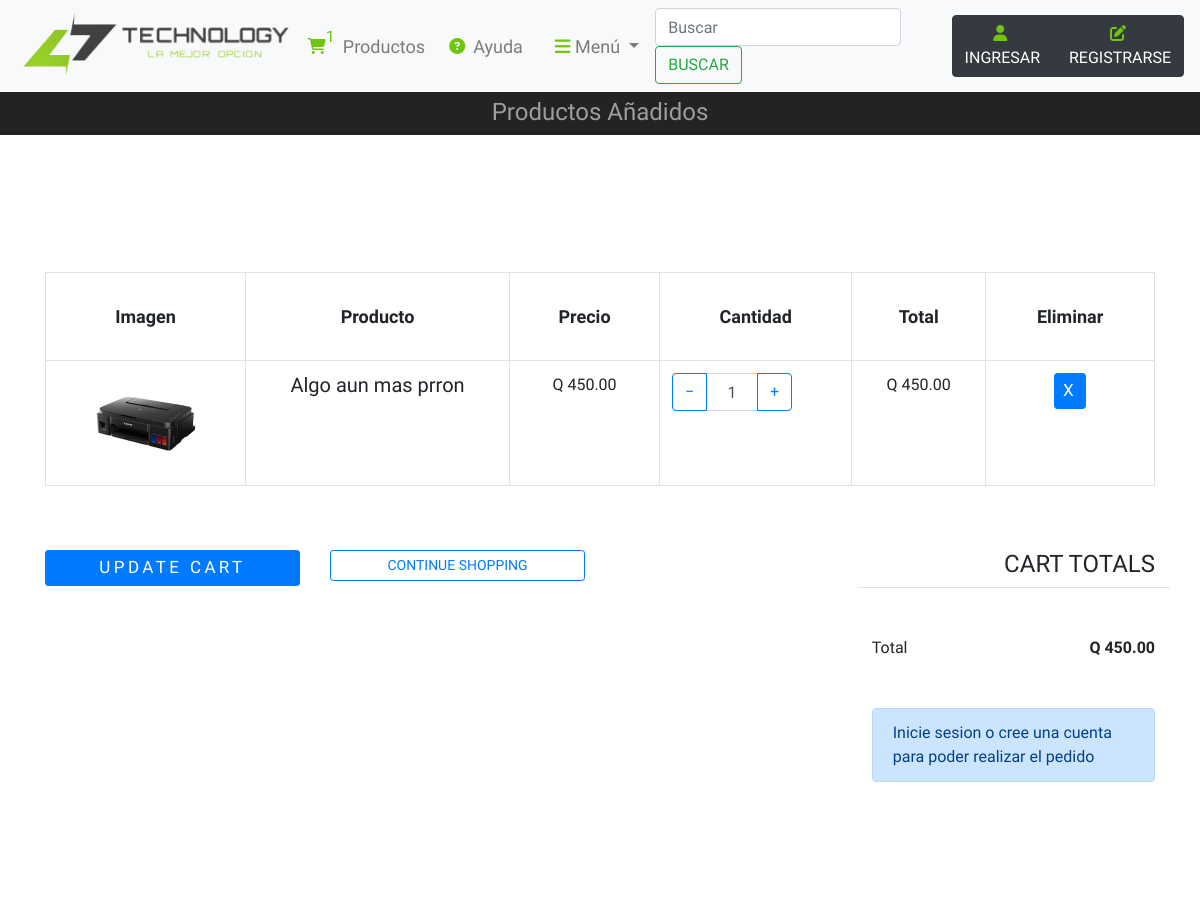
Screenshot of /carrito/carrito.php?id=54 with the database file from the repository.
### tables this page shows
CREATE TABLE `producto` (
  `id_producto` int(11) NOT NULL,
  `nombre_producto` varchar(30) DEFAULT NULL,
  `desc_producto` varchar(100) DEFAULT NULL,
  `stock_producto` int(11) DEFAULT NULL,
  `precio_producto` decimal(10,2) DEFAULT NULL,
  `imagen_producto` varchar(50) DEFAULT NULL,
  `categoria_producto` int(11) NOT NULL
);

### carrito/carrito.php (the view, shortened to what this page needs)
<?php
include("../sesion/conexion.php");
if (isset($_SESSION['carrito'])) {
  if (isset($_GET['id'])) {
    $arreglo = $_SESSION['carrito'];
    $encontro = false;
    $num = 0;
    for ($i = 0; $i < count($arreglo); $i++) {
      if ($arreglo[$i]['ID'] == $_GET['id']) {
        $encontro = true;
        $num = $i;
      }
    }
    if ($encontro == true) {
      $arreglo[$num]['CANTIDAD'] = $arreglo[$num]['CANTIDAD'] + 1;
      $_SESSION['carrito'] = $arreglo;
    } else {
      $nombre = "";
      $precio = "";
      $imagen = "";
      $res = $conex->query("select * from producto where id_producto=" . $_GET['id']) or die($conex->error);
      $fila = mysqli_fetch_row($res);
      $nombre = $fila['1'];
      $precio = $fila['4'];
      $imagen = $fila['5'];
      $arregloNew = array('ID' => $_GET['id'], 'NOMBRE' => $nombre, 'PRECIO' => $precio, 'IMG' => $imagen, 'CANTIDAD' => 1);
      array_push($arreglo, $arregloNew);
      $_SESSION['carrito'] = $arreglo;
    }
  }
} else {
  if (isset($_GET['id'])) {
    $res = $conex->query("select * from producto where id_producto=" . $_GET['id']) or die($conex->error);
  }
}
?>
<!DOCTYPE html>
<html lang="es">
<?php
include("../hf/head.php");
?>
<body>
  <?php
  include("../hf/header.php");
  ?>
  <div class="titulo justify-content-between">
    <div class="titulo_p">
      <h4>Productos Añadidos</h4>
    </div>
  </div>
  </section>
  </header>
  </div><br><br>
  <div class="container-fluid">
    <div class="site-wrap mt-5 mb-5">
      <div class="site-section">
        <div class="container">
          <div class="row mb-5">
            <form class="col-md-12" method="post">
              <div class="site-blocks-table">
                <table class="table table-bordered">
                  <thead>
                    <tr>
                      <th class="product-thumbnail">Imagen</th>
                      <th class="product-name">Producto</th>
                      <th class="product-price">Precio</th>
                      <th class="product-quantity">Cantidad</th>
                      <th class="product-total">Total</th>
                      <th class="product-remove">Eliminar</th>
                    </tr>
                  </thead>
                  <tbody>
                    <?php
                    $total = 0;
                    if (isset($_SESSION['carrito'])) {
                      $argcar = $_SESSION['carrito'];
                      for ($j = 0; $j < count($argcar); $j++) {
                        $total = $total + ($argcar[$j]['PRECIO'] * $argcar[$j]['CANTIDAD']);
                    ?>
                    <tr>
                      <td class="product-thumbnail">
                        <img src="/Tienda/archivos/img_productos/<?php echo $argcar[$j]['IMG'] ?>" alt="Image"
                          class="img-fluid text-center" width="100px">
                      </td>
                      <td class="product-name">
                        <h2 class="h5 text-black">
                          <?php echo $argcar[$j]['NOMBRE'] ?>
                        </h2>
                      </td>
                      <td>Q
                        <?php echo number_format($argcar[$j]['PRECIO'], 2); ?>
                      </td>
                      <td>
                        <div class="input-group mb-3" style="max-width: 120px;">
                          <div class="input-group-prepend">
                            <button class="btn btn-outline-primary js-btn-minus btnAumentar"
                              type="button">&minus;</button>
                          </div>
                          <input type="text" class="form-control text-center txtCantidad"
                            data-precio="<?php echo $argcar[$j]['PRECIO'] ?>" data-id="<?php echo $argcar[$j]['ID'] ?>"
                            value="<?php echo $argcar[$j]['CANTIDAD'] ?>" placeholder=""
                            aria-label="Example text with button addon" aria-describedby="button-addon1">
                          <div class="input-group-append">
                            <button class="btn btn-outline-primary js-btn-plus btnAumentar"
                              type="button">&plus;</button>
                          </div>
                        </div>
                      </td>
                      <td class="cant<?php echo $argcar[$j]['ID'] ?>">
                        Q
                        <?php echo number_format($argcar[$j]['PRECIO'] * $argcar[$j]['CANTIDAD'], 2); ?>
                      </td>
                      <td><a href="#" class="btn btn-primary btn-sm btnEliminar"
                          data-id="<?php echo $argcar[$j]['ID'] ?>">X</a></td>
                    </tr>
                    <?php }
                    } ?>
                  </tbody>
                </table>
              </div>
            </form>
          </div>
          <div class="row">
            <div class="col-md-6">
              <div class="row mb-5">
                <div class="col-md-6 mb-3 mb-md-0">
                  <button class="btn btn-primary btn-sm btn-block" onclick="window.location='carrito.php'">Update
                    Cart</button>
                </div>
                <div class="col-md-6">
                  <button class="btn btn-outline-primary btn-sm btn-block"
                    onclick="window.location='/Tienda/index.php'">Continue Shopping</button>
                </div>
              </div>
            </div>
            <div class="col-md-6 pl-5">
              <div class="row justify-content-end">
                <div class="col-md-7">
                  <div class="row">
                    <div class="col-md-12 text-right border-bottom mb-5">
                      <h3 class="text-black h4 text-uppercase">Cart Totals</h3>
                    </div>
                  </div>
                  <div class="row mb-5">
                    <div class="col-md-6">
                      <span class="text-black">Total</span>
                    </div>
                    <div class="col-md-6 text-right">
                      <strong class="text-black">Q
                        <?php echo number_format($total, 2); ?>
                      </strong>
                    </div>
                  </div>
                  <div class="row">
                    <div class="col-md-12">
                      <?php
                      if (isset($_SESSION['log'])) {
                      ?>
                      <button class="btn btn-primary btn-lg py-3 btn-block"
                        onclick="window.location = 'checkout.php'">Realizar pedido</button>
                      <?php
                      } else {
                      ?>
                      <div class="alert alert-primary" role="alert">
                        Inicie sesion o cree una cuenta para poder realizar el pedido
                      </div>
                      <?php } ?>
                    </div>
                  </div>
                </div>
              </div>
            </div>
          </div>
        </div>
      </div>
    </div>
</body>
</html>

### archivos/css/estilos_index.css (style rules this page uses)
* { padding: 0px; font-family: 'Play', sans-serif; list-style: none; text-decoration: none; }
.titulo { background-color: #222324; display: -webkit-flex; text-align: center; }
.titulo_p { margin: auto; color: #a19c9c; text-align: center; padding-top: 6px; }
.site-wrap:before { -webkit-transition: .3s all ease-in-out; -o-transition: .3s all ease-in-out; transition: .3s all ease-in-out; background: rgba(0, 0, 0, 0.6); content: ""; position: absolute; z-index: 2000; top: 0; left: 0; right: 0; bottom: 0; opacity: 0; visibility: hidden; }
.btn { text-transform: uppercase; position: relative; -webkit-transition: 0.2s all ease-in-out !important; -o-transition: 0.2s all ease-in-out !important; transition: 0.2s all ease-in-out !important; top: 0; }
.btn.btn-primary { font-size: 17px; font-weight: 300; letter-spacing: .2em; }
.site-section { padding: 2.5em 0; }
@media (min-width: 768px) { .site-section { padding: 5em 0; } }
.site-blocks-table { overflow: auto; }
.site-blocks-table .product-thumbnail { width: 200px; }
.site-blocks-table thead th { padding: 30px; text-align: center; border-width: 1px !important; vertical-align: middle; color: #212529; font-size: 18px; }
.site-blocks-table td { padding: 20px; text-align: center; vertical-align: middle; color: #212529; }
.site-blocks-table tbody tr:first-child td { border-top: 1px solid #7971ea !important; }

### rows the page displays
producto: imagen_producto (picture), nombre_producto "Algo aun mas prron", precio_producto "450.00", categoria_producto "1", $argcar[$j]['PRECIO']*$argcar[$j]['CANTIDAD'] "450.00"

### other values shown
count($_SESSION['carrito']) "1"
$total "450.00"
